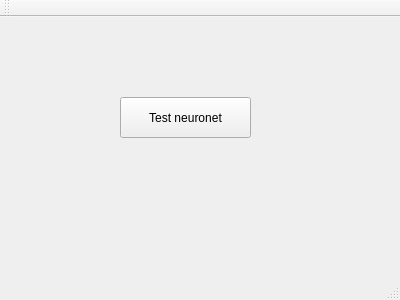
<?xml version="1.0" encoding="UTF-8"?>
<ui version="4.0">
 <class>MainWindow</class>
 <widget class="QMainWindow" name="MainWindow">
  <property name="geometry">
   <rect>
    <x>0</x>
    <y>0</y>
    <width>400</width>
    <height>300</height>
   </rect>
  </property>
  <property name="windowTitle">
   <string>MainWindow</string>
  </property>
  <widget class="QWidget" name="centralWidget">
   <widget class="QPushButton" name="pushButton">
    <property name="geometry">
     <rect>
      <x>120</x>
      <y>80</y>
      <width>131</width>
      <height>41</height>
     </rect>
    </property>
    <property name="text">
     <string>Test neuronet</string>
    </property>
   </widget>
  </widget>
  <widget class="QMenuBar" name="menuBar">
   <property name="geometry">
    <rect>
     <x>0</x>
     <y>0</y>
     <width>400</width>
     <height>23</height>
    </rect>
   </property>
  </widget>
  <widget class="QToolBar" name="mainToolBar">
   <attribute name="toolBarArea">
    <enum>TopToolBarArea</enum>
   </attribute>
   <attribute name="toolBarBreak">
    <bool>false</bool>
   </attribute>
  </widget>
  <widget class="QStatusBar" name="statusBar"/>
 </widget>
 <layoutdefault spacing="6" margin="11"/>
 <resources/>
 <connections/>
</ui>
